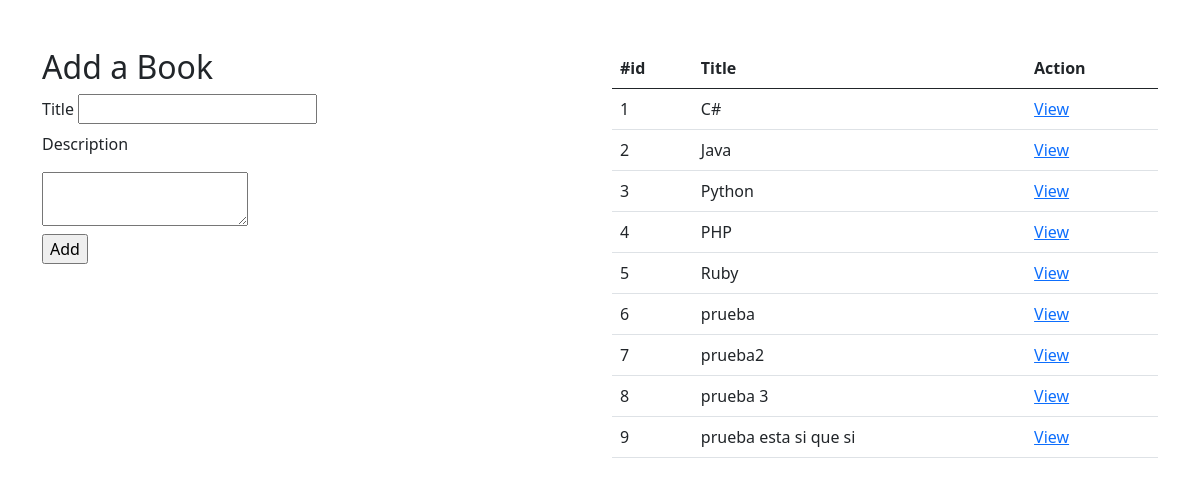
The page / on the database its author committed.
### books_authors_app/models.py (models this page shows, shortened)
class Book(models.Model):
    title = models.CharField(max_length=255)
    desc = models.TextField()
    created_at = models.DateTimeField(auto_now_add=True)
    updated_at = models.DateTimeField(auto_now=True)

### books_authors_app/views.py (the view)
# urls.py: path('', views.principal_libros),
def principal_libros(request):
    context = {
        'libros': Book.objects.all()
    }
    return render(request, 'libros_1.html', context)

### books_authors_app/templates/libros_1.html (shortened to what this page needs)
<!DOCTYPE html>
<html lang="en">
<head>
    {% load static %}
    <link rel="stylesheet" href="{% static 'css/bootstrap.min.css' %}">
</head>
<body>
    <div class="container mt-5">
        <div class="row">
            <div class="col-sm-12 col-lg-6">
                <form action="crearl" method="post">
                    <h2>Add a Book</h2>
                    <label for="titulo">Title</label>
                    <input type="text" id="titulo" name="titulo">
                    <p class="mt-2">Description</p>
                    <textarea name="description" class="d-block"></textarea>
                    <input type="submit" value="Add" class="d-block mt-2">
                </form>
            </div>
            <div class="col-sm-12 col-lg-6">
                <table class= "table">
                    <thead>
                        <tr>
                            <th>#id</th>
                            <th>Title</th>
                            <th>Action</th>
                        </tr>
                    </thead>
                    <tbody>
                        {% for libro in libros %}
                        <tr>
                            <td>{{libro.id}}</td>
                            <td>{{libro.title}}</td>
                            <td><a href='books/{{libro.id}}'>View</a></td>
                        </tr>
                        {% endfor %}
                    </tbody>
                </table>
            </div>
        </div>
    </div>
    {% load static %}
</body>
</html>

### rows shown on the page
Book: id "1", title "C#"
Book: id "2", title "Java"
Book: id "3", title "Python"
Book: id "4", title "PHP"
Book: id "5", title "Ruby"
Book: id "6", title "prueba"
Book: id "7", title "prueba2"
Book: id "8", title "prueba 3"
Book: id "9", title "prueba esta si que si"
